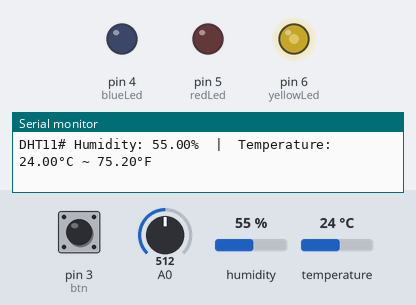
Bench run of a sketch on a simulated Arduino Uno, built with avr-gcc and run on an emulated ATmega328P. Shown: output pins drawn as LEDs (lit = HIGH), the last lines printed to the serial monitor. Inputs (shaded band) come from the test bench; at power-on: humidity 55 %, A0 = 512, temperature 24 °C, pin 3 (btn) HIGH.

Above: at 1.8 s.
1.9 s: humidity set to 78 %
8.1 s: humidity set to 81 %
At 9.5 s:
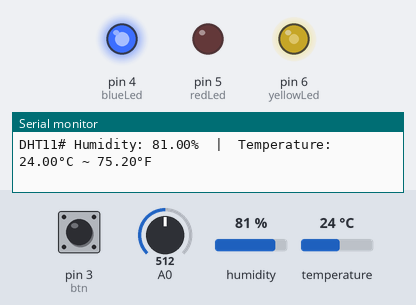
10.6 s: A0 set to 716
At 12.0 s:
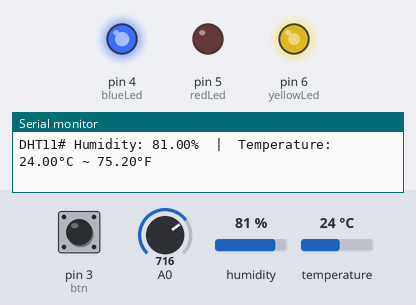
12.6 s: temperature set to 33 °C
At 14.3 s:
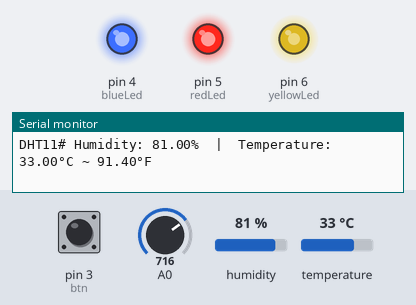
14.6 s: A0 set to 900
At 15.8 s:
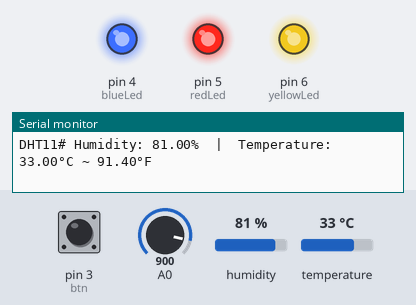
16.7 s: temperature set to 12 °C
At 18.3 s:
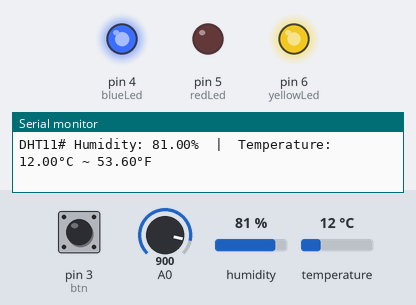
Timing chart, 0 to 19.7 s (numbered marks = the images above; inputs shaded):
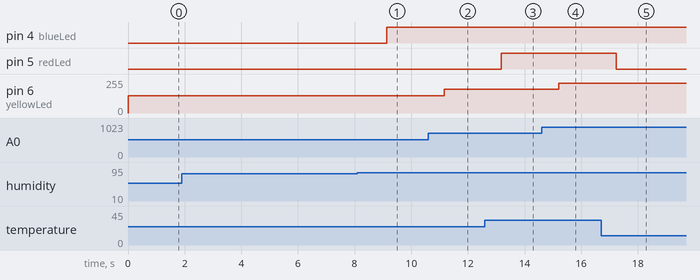

Measured:
- the behaviour switches between 79 and 80 % on humidity (found by bisection; images 0 and 1)
- after the input at 8.1 s, pin 4 (blueLed): LOW → HIGH after 1.0 s
- after the input at 10.6 s, pin 6 (yellowLed): 128/255 → 179/255 after 0.56 s
- after the input at 12.6 s, pin 5 (redLed): LOW → HIGH after 0.58 s
- after the input at 14.6 s, pin 6 (yellowLed): 179/255 → 225/255 after 0.61 s
- after the input at 16.7 s, pin 5 (redLed): HIGH → LOW after 0.54 s

The sketch:

Humidity_DHT11__1_.ino
```cpp
#include "DHT.h"
#define DHT11_PIN 13
int yellowLed = 6;
int redLed = 5;
int blueLed = 4;
int btn = 3;

// turn on/off LCD
int option = 1;

DHT dht11(DHT11_PIN, DHT11);

void setup() {
  Serial.begin(9600);
  dht11.begin(); // initialize the sensor

  pinMode(btn, INPUT_PULLUP);
  pinMode(yellowLed, OUTPUT);
  pinMode(redLed, OUTPUT);
  pinMode(blueLed, OUTPUT);

  attachInterrupt(1, displayLCD, FALLING);
}

void readTempHum() {
  // wait a few seconds between measurements.
  delay(1000);

  // read humidity
  float humi  = dht11.readHumidity();
  // read temperature as Celsius
  float tempC = dht11.readTemperature();
  // read temperature as Fahrenheit
  float tempF = dht11.readTemperature(true);

  redTurn(tempC);
  blueTurn(humi);

  // check if any reads failed
  if (isnan(humi) || isnan(tempC) || isnan(tempF)) {
    Serial.println("Failed to read from DHT11 sensor!");
  } else {
    Serial.print("DHT11# Humidity: ");
    Serial.print(humi);
    Serial.print("%");
    Serial.print("  |  ");
    Serial.print("Temperature: ");
    Serial.print(tempC);
    Serial.print("°C ~ ");
    Serial.print(tempF);
    Serial.println("°F");
  }
}

void redTurn(float tempC){
  if(tempC <= 30){
    analogWrite(redLed, 0);
  }
  else if(tempC <=31){
    analogWrite(redLed, 10);
  }
  else{
    analogWrite(redLed, 255);
  }
}

void blueTurn(float humi){
  if(humi >= 80){
    digitalWrite(blueLed, HIGH);
  }
  else{
    digitalWrite(blueLed, LOW);
  }
}

void yellowTurn(){
  // read the input on analog pin 0:
  int sensorValue = analogRead(A0);
  sensorValue /= 4;
  // print out the value you read:
  analogWrite(yellowLed, sensorValue);
}

void displayLCD(){
  Serial.println("btn Clicked");
  option *= -1;
}

void loop() {
  yellowTurn();
  if(option == 1){
    readTempHum();
  }
}
```
